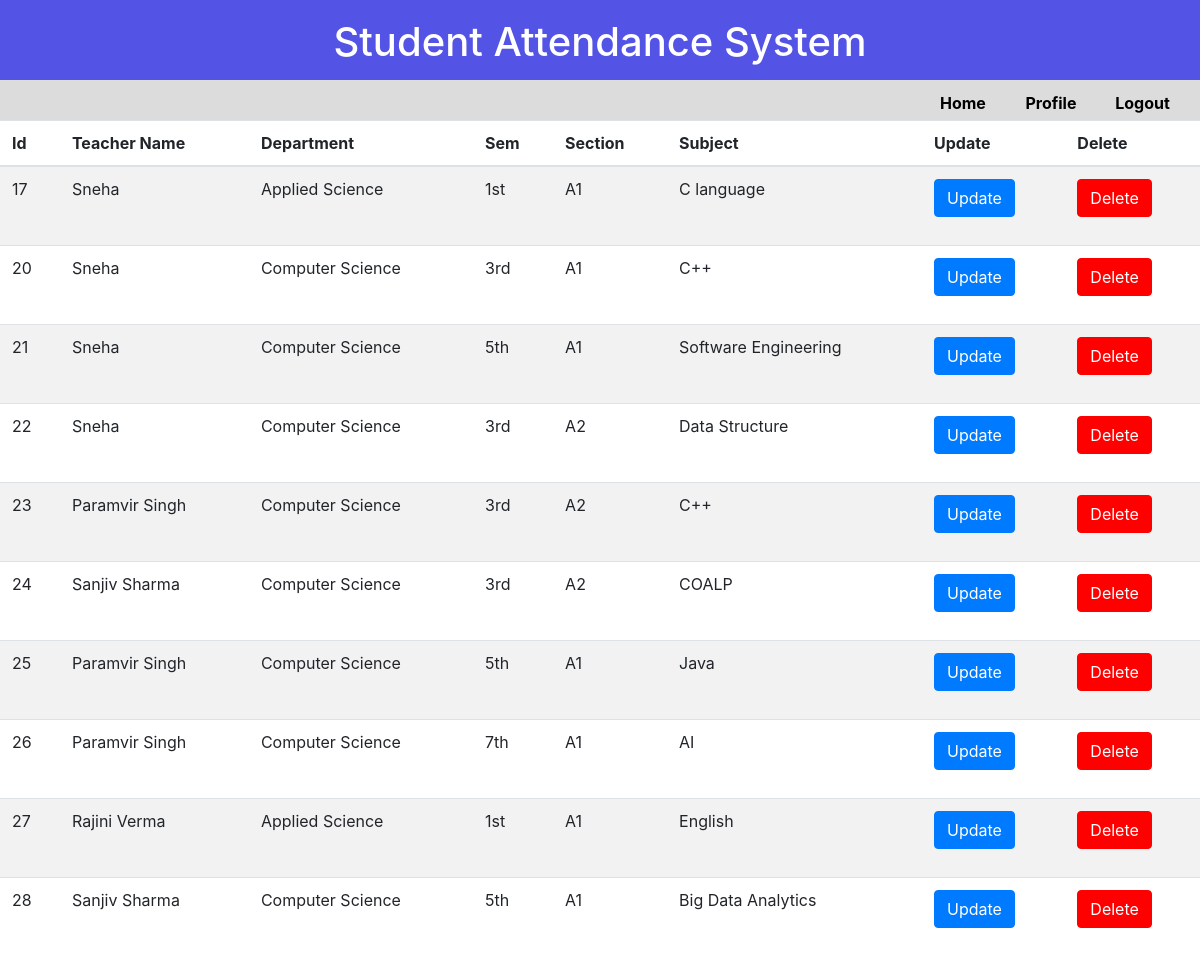
The page /admin/subject_alot_update.php on the database its author committed.
### tables this page shows
CREATE TABLE `subject_alotted` (
  `id` int(20) NOT NULL,
  `dname_fk` int(18) NOT NULL,
  `tname_fk` int(40) NOT NULL,
  `sem_fk` int(20) NOT NULL,
  `sec_fk` int(10) NOT NULL,
  `subject_fk` int(20) NOT NULL
);

CREATE TABLE `t` (
  `t_id` int(40) NOT NULL,
  `username` varchar(50) NOT NULL,
  `qualification` varchar(80) DEFAULT NULL,
  `password` varchar(80) NOT NULL,
  `dob` date NOT NULL,
  `gender` varchar(30) NOT NULL
);

CREATE TABLE `department` (
  `d_id` int(18) NOT NULL,
  `d_name` varchar(20) NOT NULL,
  `hod_name` varchar(25) NOT NULL
);

CREATE TABLE `sem_detail` (
  `sem_id` int(20) NOT NULL,
  `sem` varchar(20) NOT NULL
);

CREATE TABLE `section_detail` (
  `sec_id` int(10) NOT NULL,
  `section` varchar(10) NOT NULL
);

CREATE TABLE `subject_detail` (
  `sub_id` int(20) NOT NULL,
  `dep_fk` int(18) NOT NULL,
  `sem_fk` int(20) NOT NULL,
  `sub_name` varchar(20) NOT NULL
);

### admin/subject_alot_update.php (the view, shortened to what this page needs)
<!doctype html5>
<html>
<head>
<link type="text/css" href='decor16.css' rel='stylesheet'>
<link href="css/bootstrap.css" rel="stylesheet">
</head>
<body>
<div class="header">
<h1 class="attend">Student Attendance System</h1>
</div>
<div class="st">
<div style="padding-top:11px;">
<label style="padding-left:940px;"><strong><a href="adminpanel.php" class="m1" >Home</a></strong></label>
<label style="padding-left:35px;"><strong><a href="profile.php" class="m1" >Profile</a><strong></label>
<label style="padding-left:35px; "><strong><a href="logout.php" class="m1" >Logout</a><strong></label>
</div>
</div>
<table class="table table-striped">
<thead>
<tr>
<th>Id</th>
<th>Teacher Name </th>
<th>Department</th>
<th>Sem</th>
<th>Section</th>
<th>Subject</th>
<th>Update</th>
<th>Delete</th>
</tr>
</thead>
<tbody>
<?php
include('connect.php');
$qr="SELECT * FROM subject_alotted";
$result=mysqli_query($con,$qr);
while($data=mysqli_fetch_array($result)){
	$dep=$data['dname_fk'];
	$qry="SELECT d_name FROM department WHERE d_id=$dep";
	$run=mysqli_query($con,$qry);
	$data1=mysqli_fetch_assoc($run);
	$tnme=$data['tname_fk'];
	$qry1="SELECT username FROM t WHERE t_id=$tnme";
	$run1=mysqli_query($con,$qry1);
	$data2=mysqli_fetch_assoc($run1);
	$sem=$data['sem_fk'];
	$qry2="SELECT sem FROM sem_detail WHERE sem_id=$sem";
	$run2=mysqli_query($con,$qry2);
	$data3=mysqli_fetch_assoc($run2);
	$sec=$data['sec_fk'];
	$qry3="SELECT section FROM section_detail WHERE sec_id=$sec";
	$run3=mysqli_query($con,$qry3);
	$data4=mysqli_fetch_assoc($run3);
	$sub=$data['subject_fk'];
	$qry4="SELECT sub_name FROM subject_detail WHERE sub_id=$sub";
	$run4=mysqli_query($con,$qry4);
	$data5=mysqli_fetch_assoc($run4);
	echo "<tr><td>".$data['id']."</td><td>".$data2['username']."</td><td>".$data1['d_name']."</td><td>".$data3['sem']."</td><td>".$data4['section']."</td><td>".$data5['sub_name']."</td><td><form method='GET' action='sub_data.php'><button name='update' value={$data['id']}  class='btn btn-primary'>Update</button></form></td><td><form method='POST' action='delete.php'><button value={$data['id']} name='delete' class='btn btn-primary' style='background-color:red;border:1px solid red;'>Delete</button></form></td></tr>";
}
?>
</tbody>
</table>
</body>
</html>

### admin/decor16.css (style rules this page uses)
.header { height:80px; background-color:rgba(10,10,220,0.7); }
.attend { text-align:center; color:white; padding-top:18px; }
.st { background-color:rgba(140,140,140,0.3);height:40px; }
.m1 { color:black; text-decoration:none; }

### rows shown on the page
subject_alotted: id "17", tname_fk.username "Sneha", dname_fk.d_name "Applied Science", sem_fk.sem "1st", sec_fk.section "A1", subject_fk.sub_name "C language"
subject_alotted: id "20", tname_fk.username "Sneha", dname_fk.d_name "Computer Science", sem_fk.sem "3rd", sec_fk.section "A1", subject_fk.sub_name "C++"
subject_alotted: id "21", tname_fk.username "Sneha", dname_fk.d_name "Computer Science", sem_fk.sem "5th", sec_fk.section "A1", subject_fk.sub_name "Software Engineering"
subject_alotted: id "22", tname_fk.username "Sneha", dname_fk.d_name "Computer Science", sem_fk.sem "3rd", sec_fk.section "A2", subject_fk.sub_name "Data Structure"
subject_alotted: id "23", tname_fk.username "Paramvir Singh", dname_fk.d_name "Computer Science", sem_fk.sem "3rd", sec_fk.section "A2", subject_fk.sub_name "C++"
subject_alotted: id "24", tname_fk.username "Sanjiv Sharma", dname_fk.d_name "Computer Science", sem_fk.sem "3rd", sec_fk.section "A2", subject_fk.sub_name "COALP"
subject_alotted: id "25", tname_fk.username "Paramvir Singh", dname_fk.d_name "Computer Science", sem_fk.sem "5th", sec_fk.section "A1", subject_fk.sub_name "Java"
subject_alotted: id "26", tname_fk.username "Paramvir Singh", dname_fk.d_name "Computer Science", sem_fk.sem "7th", sec_fk.section "A1", subject_fk.sub_name "AI"
subject_alotted: id "27", tname_fk.username "Rajini Verma", dname_fk.d_name "Applied Science", sem_fk.sem "1st", sec_fk.section "A1", subject_fk.sub_name "English"
subject_alotted: id "28", tname_fk.username "Sanjiv Sharma", dname_fk.d_name "Computer Science", sem_fk.sem "5th", sec_fk.section "A1", subject_fk.sub_name "Big Data Analytics"
